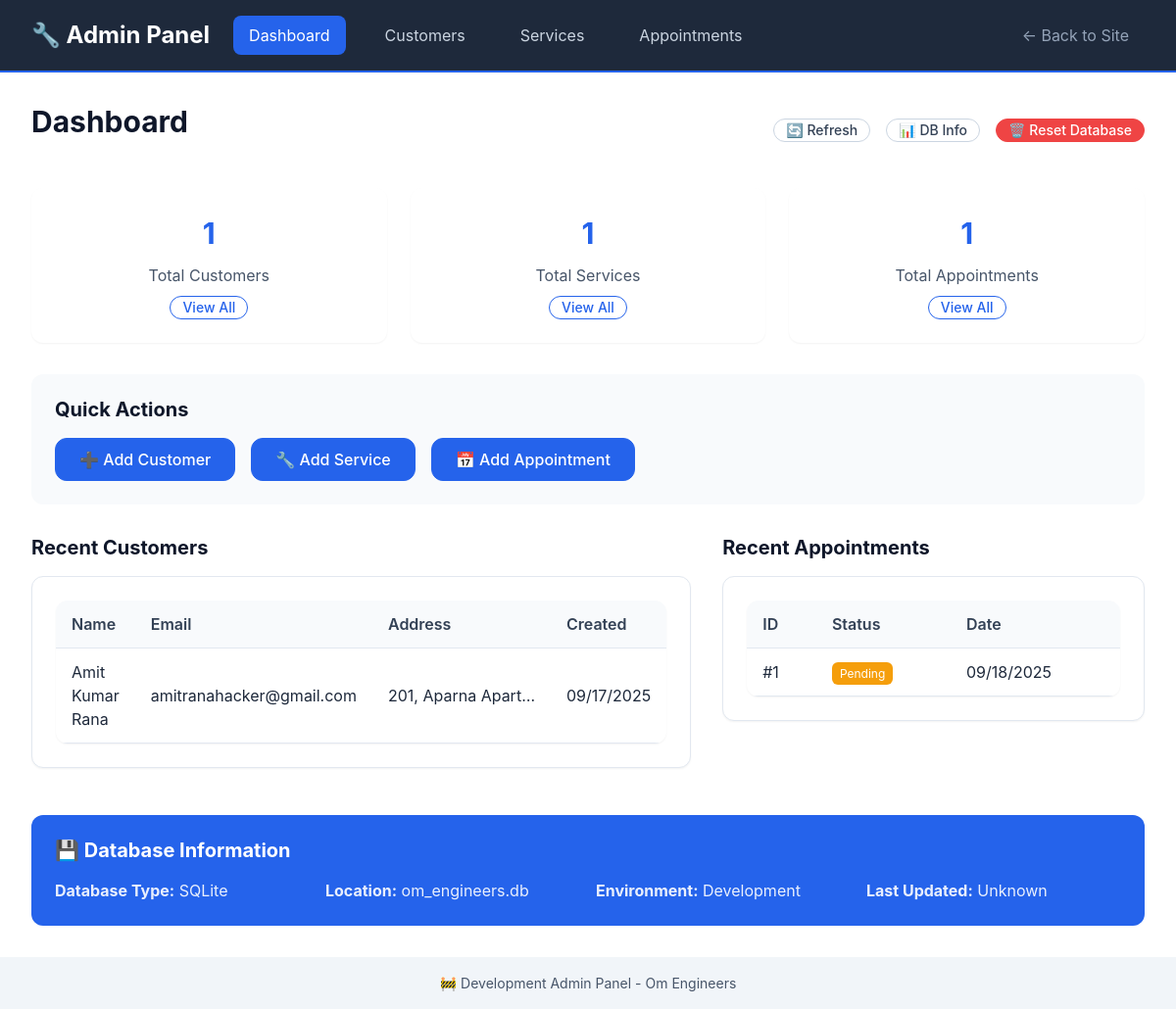
The page /admin/ on the database as committed earlier.
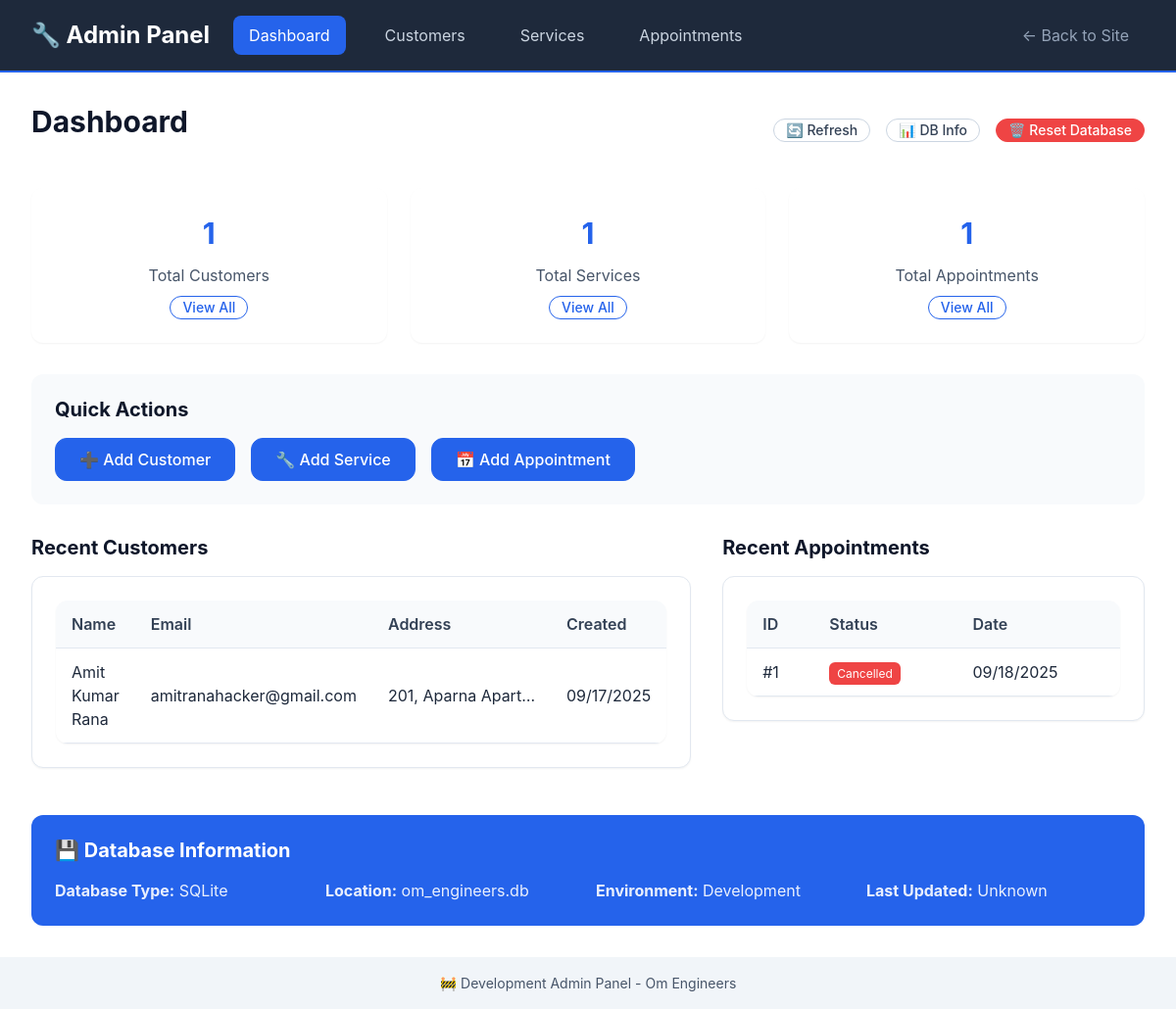
The same page on the database as committed later.
### models/customer_db.py (models this page shows, shortened)
class Customer(db.Model):
    __tablename__ = 'customers'
    id: Mapped[int] = mapped_column(primary_key=True)
    name: Mapped[str] = mapped_column(String(100), nullable=False)
    email: Mapped[str] = mapped_column(String(120), nullable=True, index=True)
    phone: Mapped[str] = mapped_column(String(20), nullable=False, index=True)
    address: Mapped[str] = mapped_column(Text, nullable=True)
    created_at: Mapped[datetime] = mapped_column(DateTime, default=datetime.utcnow)
    updated_at: Mapped[datetime] = mapped_column(DateTime, default=datetime.utcnow, onupdate=datetime.utcnow)
    appointments = db.relationship('Appointment', back_populates='customer', cascade='all, delete-orphan')

### models/appointment_db.py (models this page shows, shortened)
class Appointment(db.Model):
    __tablename__ = 'appointments'
    id: Mapped[int] = mapped_column(primary_key=True)
    customer_id: Mapped[int] = mapped_column(ForeignKey('customers.id'), nullable=False)
    service_id: Mapped[int] = mapped_column(ForeignKey('services.id'), nullable=False)
    appointment_date: Mapped[date] = mapped_column(Date, nullable=False, index=True)
    appointment_time: Mapped[time] = mapped_column(Time, nullable=False)
    appointment_type: Mapped[AppointmentType] = mapped_column(Enum(AppointmentType), default=AppointmentType.SERVICE)
    status: Mapped[AppointmentStatus] = mapped_column(Enum(AppointmentStatus), default=AppointmentStatus.PENDING, index=True)
    notes: Mapped[str] = mapped_column(Text, nullable=True)
    address: Mapped[str] = mapped_column(Text, nullable=True)
    estimated_duration: Mapped[str] = mapped_column(String(50), nullable=True)
    estimated_cost: Mapped[str] = mapped_column(String(50), nullable=True)
    actual_cost: Mapped[str] = mapped_column(String(50), nullable=True)
    technician_notes: Mapped[str] = mapped_column(Text, nullable=True)
    created_at: Mapped[datetime] = mapped_column(DateTime, default=datetime.utcnow)
    updated_at: Mapped[datetime] = mapped_column(DateTime, default=datetime.utcnow, onupdate=datetime.utcnow)
    completed_at: Mapped[datetime] = mapped_column(DateTime, nullable=True)
    cancelled_at: Mapped[datetime] = mapped_column(DateTime, nullable=True)
    customer = db.relationship('Customer', back_populates='appointments')
    service = db.relationship('Service', back_populates='appointments')

### routes/admin.py (the view)
@admin_bp.route('/')
def index():
    try:
        customer_count = Customer.query.count()
        service_count = Service.query.count()
        appointment_count = Appointment.query.count()
        recent_customers = Customer.query.order_by(Customer.created_at.desc()).limit(5).all()
        recent_appointments = Appointment.query.order_by(Appointment.created_at.desc()).limit(5).all()
        stats = {
            'customers': customer_count,
            'services': service_count,
            'appointments': appointment_count
        }
        return render_template('admin/index.html',
                             stats=stats,
                             recent_customers=recent_customers,
                             recent_appointments=recent_appointments)
    except Exception as e:
        flash(f'Error loading admin dashboard: {str(e)}', 'error')
        return render_template('admin/index.html', stats={}, recent_customers=[], recent_appointments=[])

### templates/admin/index.html (shortened to what this page needs)
{% extends "admin/base.html" %}
{% block content %}
<div style="display: flex; justify-content: space-between; align-items: center; margin-bottom: var(--space-8);">
    <h1>Dashboard</h1>
    <div style="display: flex; gap: var(--space-4);">
        <button onclick="refreshStats()" class="btn btn-secondary btn-sm">🔄 Refresh</button>
        <button onclick="showDatabaseInfo()" class="btn btn-secondary btn-sm">📊 DB Info</button>
        <button onclick="showResetModal()" class="btn btn-danger btn-sm">🗑️ Reset Database</button>
    </div>
</div>
<div class="stats-grid">
    <div class="stat-card">
        <div class="stat-number" id="customers-count">{{ stats.customers or 0 }}</div>
        <div style="color: var(--gray-600);">Total Customers</div>
        <div style="margin-top: var(--space-2);">
            <a href="{{ url_for('admin.customers') }}" class="btn btn-sm btn-outline">View All</a>
        </div>
    </div>
    <div class="stat-card">
        <div class="stat-number" id="services-count">{{ stats.services or 0 }}</div>
        <div style="color: var(--gray-600);">Total Services</div>
        <div style="margin-top: var(--space-2);">
            <a href="{{ url_for('admin.services') }}" class="btn btn-sm btn-outline">View All</a>
        </div>
    </div>
    <div class="stat-card">
        <div class="stat-number" id="appointments-count">{{ stats.appointments or 0 }}</div>
        <div style="color: var(--gray-600);">Total Appointments</div>
        <div style="margin-top: var(--space-2);">
            <a href="{{ url_for('admin.appointments') }}" class="btn btn-sm btn-outline">View All</a>
        </div>
    </div>
</div>
<div style="background: var(--gray-50); padding: var(--space-6); border-radius: var(--border-radius-lg); margin-bottom: var(--space-8);">
    <h3 style="margin-bottom: var(--space-4);">Quick Actions</h3>
    <div style="display: flex; gap: var(--space-4); flex-wrap: wrap;">
        <a href="{{ url_for('admin.new_customer') }}" class="btn btn-primary">➕ Add Customer</a>
        <a href="{{ url_for('admin.new_service') }}" class="btn btn-primary">🔧 Add Service</a>
        <a href="{{ url_for('admin.new_appointment') }}" class="btn btn-primary">📅 Add Appointment</a>
    </div>
</div>
<div style="display: grid; grid-template-columns: 1fr 1fr; gap: var(--space-8); margin-top: var(--space-8);">
    <div>
        <h3 style="margin-bottom: var(--space-4);">Recent Customers</h3>
        {% if recent_customers %}
        <div class="card">
            <table class="admin-table">
                <thead>
                    <tr>
                        <th>Name</th>
                        <th>Email</th>
                        <th>Address</th>
                        <th>Created</th>
                    </tr>
                </thead>
                <tbody>
                    {% for customer in recent_customers %}
                    <tr>
                        <td>{{ customer.name }}</td>
                        <td>{{ customer.email }}</td>
                        <td>
                            <div style="max-width: 150px; overflow: hidden; text-overflow: ellipsis; white-space: nowrap;"
                                 title="{{ customer.address or 'No address provided' }}">
                                {{ customer.address or 'No address' }}
                            </div>
                        </td>
                        <td>{{ customer.created_at.strftime('%m/%d/%Y') }}</td>
                    </tr>
                    {% endfor %}
                </tbody>
            </table>
        </div>
        {% else %}
        <div class="card" style="text-align: center; padding: var(--space-8); color: var(--gray-500);">
            No customers yet
        </div>
        {% endif %}
    </div>
    <div>
        <h3 style="margin-bottom: var(--space-4);">Recent Appointments</h3>
        {% if recent_appointments %}
        <div class="card">
            <table class="admin-table">
                <thead>
                    <tr>
                        <th>ID</th>
                        <th>Status</th>
                        <th>Date</th>
                    </tr>
                </thead>
                <tbody>
                    {% for appointment in recent_appointments %}
                    <tr>
                        <td>#{{ appointment.id }}</td>
                        <td>
                            <span style="background-color:
                                {% if appointment.status.value == 'pending' %}var(--warning-color)
                                {% elif appointment.status.value == 'confirmed' %}var(--primary-color)
                                {% elif appointment.status.value == 'completed' %}var(--success-color)
                                {% elif appointment.status.value == 'cancelled' %}var(--error-color)
                                {% else %}var(--gray-400){% endif %};
                                color: var(--white); padding: var(--space-1) var(--space-2); border-radius: var(--border-radius-sm); font-size: var(--font-size-xs);">
                                {{ appointment.status.value.title() }}
                            </span>
                        </td>
                        <td>{{ appointment.appointment_date.strftime('%m/%d/%Y') }}</td>
                    </tr>
                    {% endfor %}
                </tbody>
            </table>
        </div>
        {% else %}
        <div class="card" style="text-align: center; padding: var(--space-8); color: var(--gray-500);">
            No appointments yet
        </div>
        {% endif %}
    </div>
</div>
<div style="margin-top: var(--space-12); padding: var(--space-6); background: var(--primary-color); color: var(--white); border-radius: var(--border-radius-lg);">
    <h3 style="color: var(--white); margin-bottom: var(--space-4);">💾 Database Information</h3>
    <div style="display: grid; grid-template-columns: repeat(auto-fit, minmax(200px, 1fr)); gap: var(--space-4); opacity: 0.9;">
        <div>
            <strong>Database Type:</strong> SQLite
        </div>
        <div>
            <strong>Location:</strong> om_engineers.db
        </div>
        <div>
            <strong>Environment:</strong> Development
        </div>
        <div>
            <strong>Last Updated:</strong> <span id="last-updated">{{ moment().format('MM/DD/YYYY HH:mm') if moment else 'Unknown' }}</span>
        </div>
    </div>
</div>
{% endblock %}

### templates/admin/base.html (shortened to what this page needs)
<!DOCTYPE html>
<html lang="en">
<head>
    <link rel="stylesheet" href="{{ url_for('static', filename='css/main.css') }}">
</head>
<body>
    <header class="admin-header">
        <div class="container">
            <div class="admin-nav">
                <h2 style="color: var(--white); margin: 0;">🔧 Admin Panel</h2>
                <a href="{{ url_for('admin.index') }}" class="{% if request.endpoint == 'admin.index' %}active{% endif %}">Dashboard</a>
                <a href="{{ url_for('admin.customers') }}" class="{% if 'customers' in request.endpoint %}active{% endif %}">Customers</a>
                <a href="{{ url_for('admin.services') }}" class="{% if 'services' in request.endpoint %}active{% endif %}">Services</a>
                <a href="{{ url_for('admin.appointments') }}" class="{% if 'appointments' in request.endpoint %}active{% endif %}">Appointments</a>
                <div style="margin-left: auto;">
                    <a href="{{ url_for('main.index') }}" style="color: var(--gray-400);">← Back to Site</a>
                </div>
            </div>
        </div>
    </header>
    <main class="admin-content">
        <div class="container">
            {% block content %}{% endblock %}
        </div>
    </main>
    <footer style="background-color: var(--gray-100); padding: var(--space-4) 0; text-align: center; color: var(--gray-600);">
        <div class="container">
            <p style="margin: 0; font-size: var(--font-size-sm);">
                🚧 Development Admin Panel - {{ config.APP_NAME }}
            </p>
        </div>
    </footer>
</body>
</html>

### static/css/main.css (style rules this page uses)
:root { --primary-color: #2563eb; --primary-dark: #1d4ed8; --primary-light: #3b82f6; --secondary-color: #64748b; --success-color: #10b981; --warning-color: #f59e0b; --error-color: #ef4444; --white: #ffffff; --gray-50: #f8fafc; --gray-100: #f1f5f9; --gray-200: #e2e8f0; --gray-300: #cbd5e1; --gray-400: #94a3b8; --gray-500: #64748b; --gray-600: #475569; --gray-700: #334155; --gray-800: #1e293b; --gray-900: #0f172a; --font-family: 'Inter', -apple-system, BlinkMacSystemFont, 'Segoe UI', Roboto, Oxygen, Ubuntu, Cantarell, sans-serif; --font-size-xs: 0.75rem; --font-size-sm: 0.875rem; --font-size-base: 1rem; --font-size-lg: 1.125rem; --font-size-xl: 1.25rem; --font-size-2xl: 1.5rem; --font-size-3xl: 1.875rem; --font-size-4xl: 2.25rem; --font-weight-normal: 400; --font-weight-medium: 500; --font-weight-semibold: 600; --font-weight-bold: 700; --line-height-tight: 1.25; --line-height-normal: 1.5; --line-height-relaxed: 1.75; --space-1: 0.25rem; --space-2: 0.5rem; --space-3: 0.75rem; --space-4: 1rem; --space-5: 1.25rem; --space-6: 1.5rem; --space-8: 2rem; --space-10: 2.5rem; --space-12: 3rem; --space-16: 4rem; --space-20: 5rem; --border-radius-sm: 0.375rem; --border-radius: 0.5rem; --border-radius-lg: 0.75rem; --border-radius-xl: 1rem; --shadow-sm: 0 1px 2px 0 rgba(0, 0, 0, 0.05); --shadow: 0 1px 3px 0 rgba(0, 0, 0, 0.1), 0 1px 2px 0 rgba(0, 0, 0, 0.06); --shadow-md: 0 4px 6px -1px rgba(0, 0, 0, 0.1), 0 2px 4px -1px rgba(0, 0, 0, 0.06); --shadow-lg: 0 10px 15px -3px rgba(0, 0, 0, 0.1), 0 4px 6px -2px rgba(0, 0, 0, 0.05); --container-max-width: 1200px; --header-height: 4rem; --min-touch-target: 2.75rem; }
*, *::before, *::after { box-sizing: border-box; }
* { margin: 0; padding: 0; }
html { font-size: 16px; scroll-behavior: smooth; -webkit-text-size-adjust: 100%; -ms-text-size-adjust: 100%; }
body { font-family: var(--font-family); font-size: var(--font-size-base); font-weight: var(--font-weight-normal); line-height: var(--line-height-normal); color: var(--gray-800); background-color: var(--white); -webkit-font-smoothing: antialiased; -moz-osx-font-smoothing: grayscale; }
.container { width: 100%; max-width: var(--container-max-width); margin: 0 auto; padding-left: var(--space-4); padding-right: var(--space-4); }
h1, h2, h3, h4, h5, h6 { font-weight: var(--font-weight-bold); line-height: var(--line-height-tight); color: var(--gray-900); margin-bottom: var(--space-4); }
h1 { font-size: var(--font-size-3xl); }
h2 { font-size: var(--font-size-2xl); }
h3 { font-size: var(--font-size-xl); }
p { margin-bottom: var(--space-4); color: var(--gray-600); }
a { color: var(--primary-color); text-decoration: none; }
.btn { display: inline-flex; align-items: center; justify-content: center; min-height: var(--min-touch-target); padding: var(--space-3) var(--space-6); font-family: inherit; font-size: var(--font-size-base); font-weight: var(--font-weight-medium); line-height: 1; text-decoration: none; border: 1px solid transparent; border-radius: var(--border-radius-lg); cursor: pointer; transition: all 0.2s ease-in-out; user-select: none; white-space: nowrap; }
.btn-primary { background-color: var(--primary-color); border-color: var(--primary-color); color: var(--white); }
.btn-secondary { background-color: var(--white); border-color: var(--gray-300); color: var(--gray-700); }
.btn-outline { background-color: transparent; border-color: var(--primary-color); color: var(--primary-color); }
.btn-sm { min-height: 2.25rem; padding: var(--space-2) var(--space-4); font-size: var(--font-size-sm); }
.card { background-color: var(--white); border: 1px solid var(--gray-200); border-radius: var(--border-radius-lg); box-shadow: var(--shadow-sm); padding: var(--space-6); transition: box-shadow 0.2s ease-in-out; }
@media (min-width: 36rem) { .container { padding-left: var(--space-6); padding-right: var(--space-6); } }
@media (min-width: 62rem) { .container { padding-left: var(--space-8); padding-right: var(--space-8); } }

Rows that differ between the two databases and show on the page:
changed Appointment id 1: status "PENDING" → "CANCELLED" (drawn); status.value "Pending" → "Cancelled"
